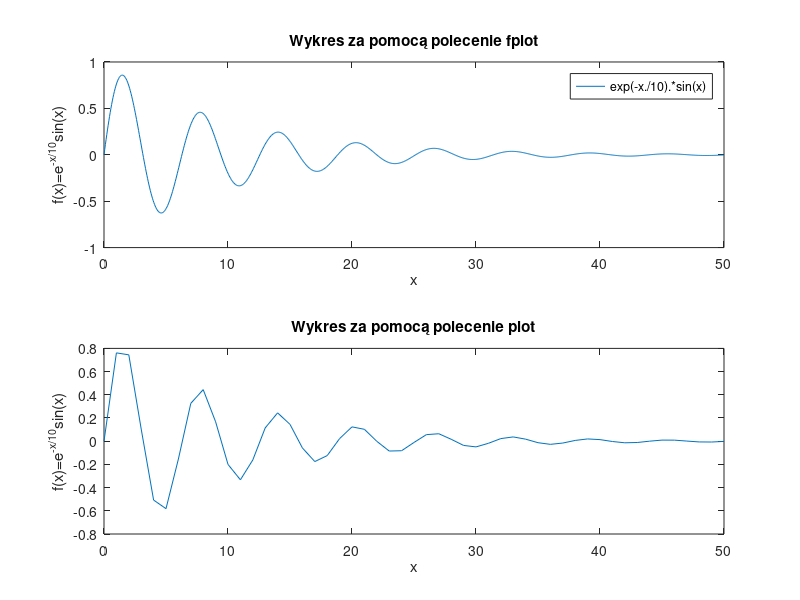

MATLAB code to generate this figure:
%EX5_1

subplot(2,1,1)
fplot('exp(-x/10).*sin(x)', [0 50])
title('Wykres za pomocą polecenie fplot')
xlabel('x'), ylabel('f(x)=e^{-x/10}sin(x)')
subplot(2,1,2)
x=0:50; y=exp(-x/10).*sin(x); plot(x,y)
title('Wykres za pomocą polecenie plot')
xlabel('x'), ylabel('f(x)=e^{-x/10}sin(x)')